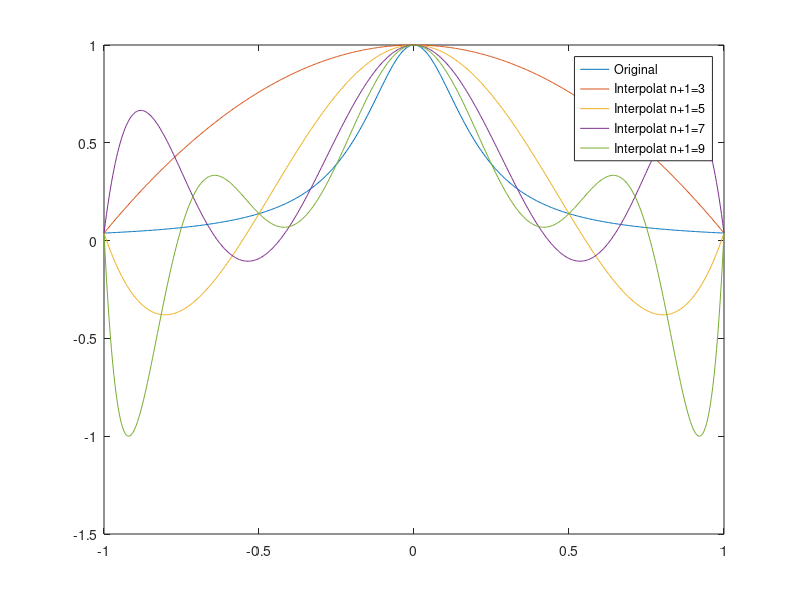

Source code (MATLAB):
a = -1;
b = 1;
n = [2, 4, 6, 8];
reprpts = 500;

xr = linspace(a, b, reprpts);
original = 1./(1+25*xr.^2);

figure(01)
plot(xr, original, 'DisplayName', 'Original');

for i = 1:length(n)
    x = linspace(a, b, n(i)+1);
    fa = 1./(1+25*x.^2);
    p = polyfit(x, fa, n(i));
    interpolat = polyval(p, xr);
    figure(01)
    hold on
    plot(xr, interpolat, 'DisplayName', strcat('Interpolat n+1=', num2str(n(i)+1)));
    hold off
end
legend('show');